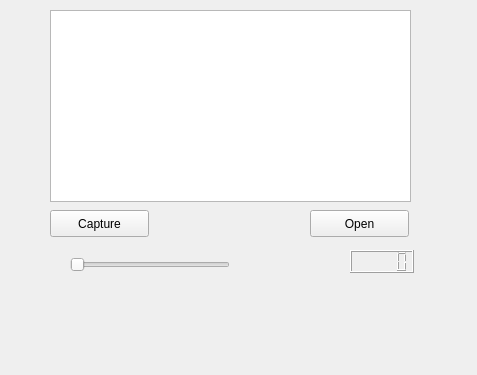
<?xml version="1.0" encoding="UTF-8"?>
<ui version="4.0">
 <class>FireReco</class>
 <widget class="QWidget" name="FireReco">
  <property name="geometry">
   <rect>
    <x>0</x>
    <y>0</y>
    <width>477</width>
    <height>375</height>
   </rect>
  </property>
  <property name="windowTitle">
   <string>Form</string>
  </property>
  <widget class="QLCDNumber" name="lcdNumber">
   <property name="geometry">
    <rect>
     <x>350</x>
     <y>250</y>
     <width>64</width>
     <height>23</height>
    </rect>
   </property>
  </widget>
  <widget class="QGraphicsView" name="graphicsView">
   <property name="geometry">
    <rect>
     <x>50</x>
     <y>10</y>
     <width>361</width>
     <height>192</height>
    </rect>
   </property>
  </widget>
  <widget class="QSlider" name="horizontalSlider">
   <property name="geometry">
    <rect>
     <x>70</x>
     <y>250</y>
     <width>160</width>
     <height>29</height>
    </rect>
   </property>
   <property name="orientation">
    <enum>Qt::Horizontal</enum>
   </property>
  </widget>
  <widget class="QPushButton" name="pushButton">
   <property name="geometry">
    <rect>
     <x>50</x>
     <y>210</y>
     <width>99</width>
     <height>27</height>
    </rect>
   </property>
   <property name="text">
    <string>Capture</string>
   </property>
  </widget>
  <widget class="QPushButton" name="pushButton_2">
   <property name="geometry">
    <rect>
     <x>310</x>
     <y>210</y>
     <width>99</width>
     <height>27</height>
    </rect>
   </property>
   <property name="text">
    <string>Open</string>
   </property>
  </widget>
 </widget>
 <resources/>
 <connections/>
</ui>
